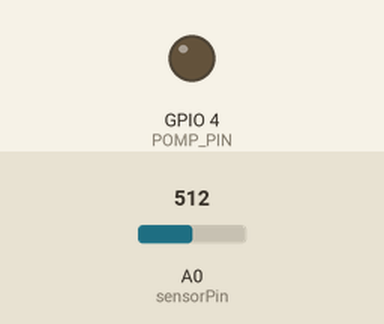
Recording of a sketch running on a simulated ESP8266 (NodeMCU). Parts: output pins drawn as LEDs (lit = HIGH). The inputs (shaded band) are chosen by the test bench; at power-on: A0 (sensorPin) = 512. Pins used as bus, display or sensor lines are not drawn.

Above: at 0.1 s.
At 1.1 s:
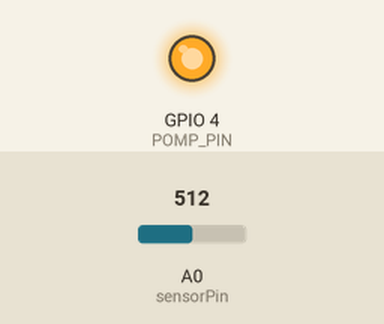
Timing chart, 0 to 2.6 s (numbered marks = the images above):
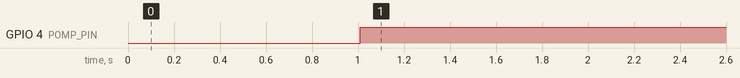

The sketch:

POMPA.ino
```cpp
#include <ESP8266WiFi.h>
#include <espnow.h>
#define POMP_PIN 4
#define sensorPower 7
#define sensorPin A0

int led = 8;

typedef struct struct_message {
   int id;
    int x;
    int y;
    int z;
    int x2;
    int y2;
    int z2;
    int pochva;
    int temper;
    int vozduh;
} struct_message;

struct_message myData;

void OnDataRecv(uint8_t * mac_addr, uint8_t *incomingData, uint8_t len) {
  char macStr[18];
  memcpy(&myData, incomingData, sizeof(myData));
}

void setup() {
  pinMode(sensorPower, OUTPUT);
  digitalWrite(sensorPower, LOW);

  pinMode(POMP_PIN, OUTPUT);

  // Initialize Serial Monitor
  Serial.begin(115200);

  // Set device as a Wi-Fi Station
  WiFi.mode(WIFI_STA);
  WiFi.disconnect();

  // Init ESP-NOW
  if (esp_now_init() != 0) {
    Serial.println("Error initializing ESP-NOW");
    return;
  }

  esp_now_set_self_role(ESP_NOW_ROLE_SLAVE);
  esp_now_register_recv_cb(OnDataRecv);
}

void loop(){

  digitalWrite(sensorPower, HIGH);  // Включить датчик
  delay(10);                        // Ждать 10 миллисекунд
  int val = analogRead(sensorPin);  // Прочитать аналоговое значение от датчика
  digitalWrite(sensorPower, LOW);   // Выключить датчик

 if(  val < 500){
   digitalWrite(led, HIGH);
   delay(1000);
   digitalWrite(led, LOW);
   delay(1000);
  }
  else{
   digitalWrite(led, LOW);
   delay(1000);
  }
  int board2pochva =  myData.pochva;
  if(  board2pochva < 500){
   digitalWrite(POMP_PIN, HIGH);
   delay(5000);
  }
  else{
   digitalWrite(POMP_PIN, LOW);
  delay(2000);
  }
}
```

VLAGA.ino
```cpp

```

Measured:
- by itself, GPIO 4 (POMP_PIN): LOW → HIGH at 1.0 s
